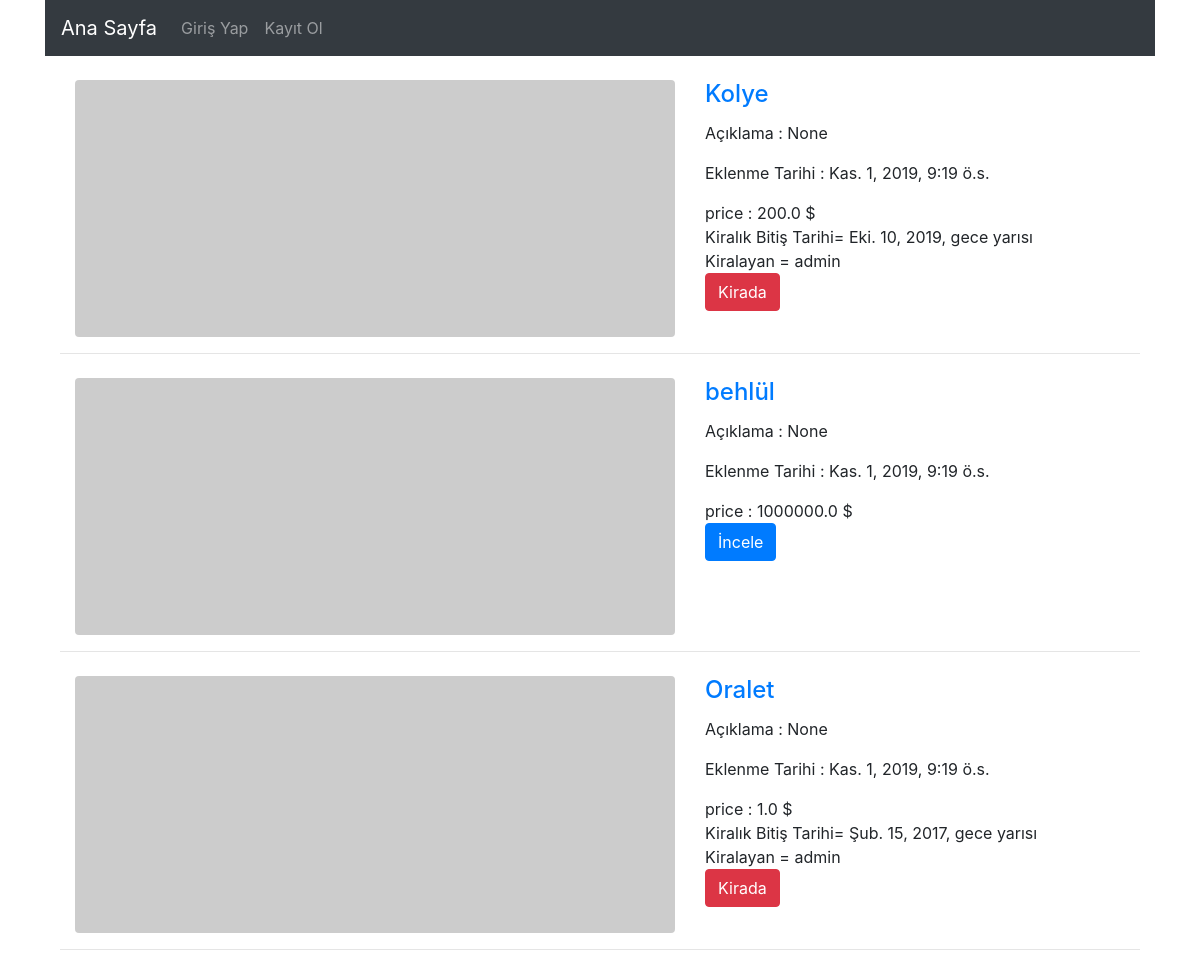
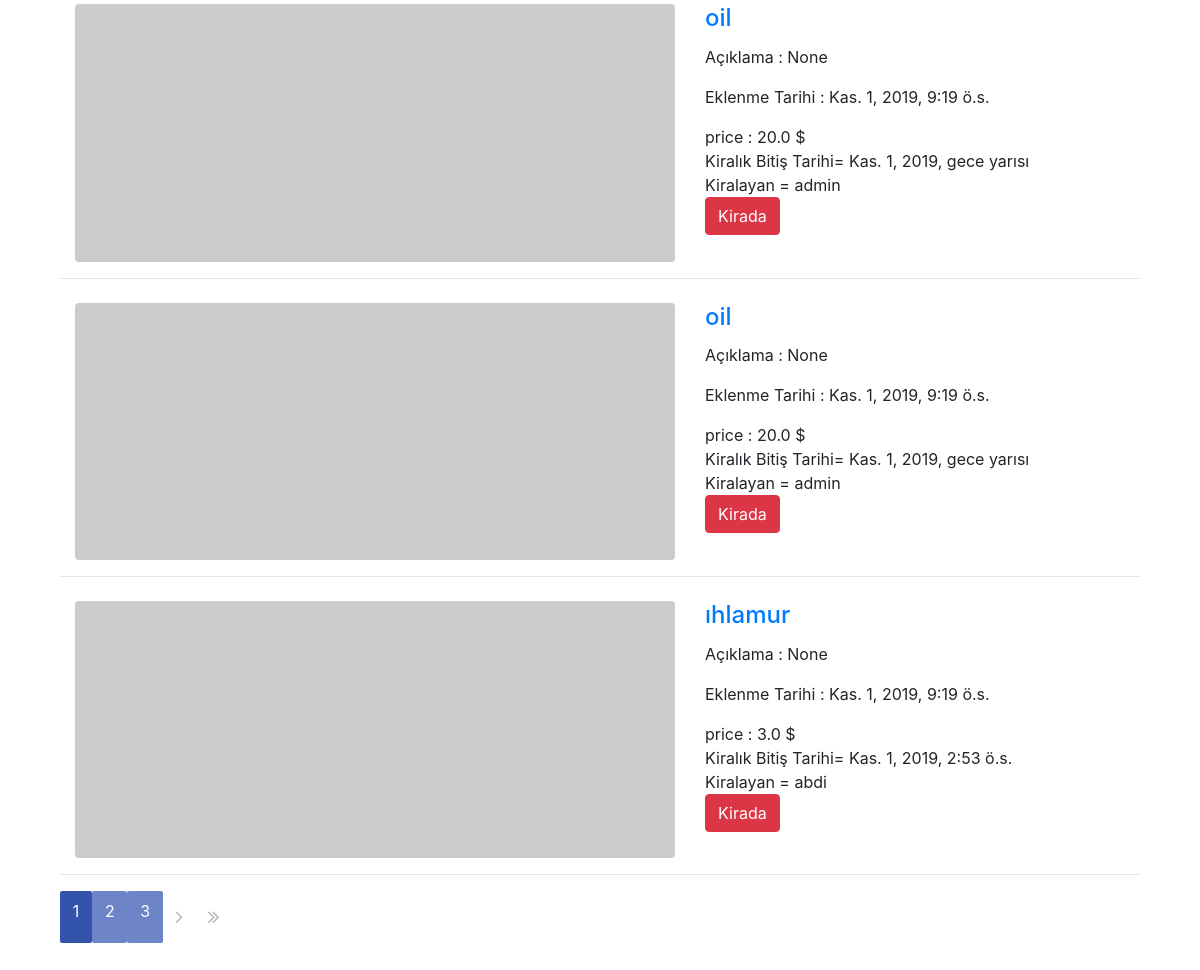
Before: / with the older database file (2 pictures, top to bottom).
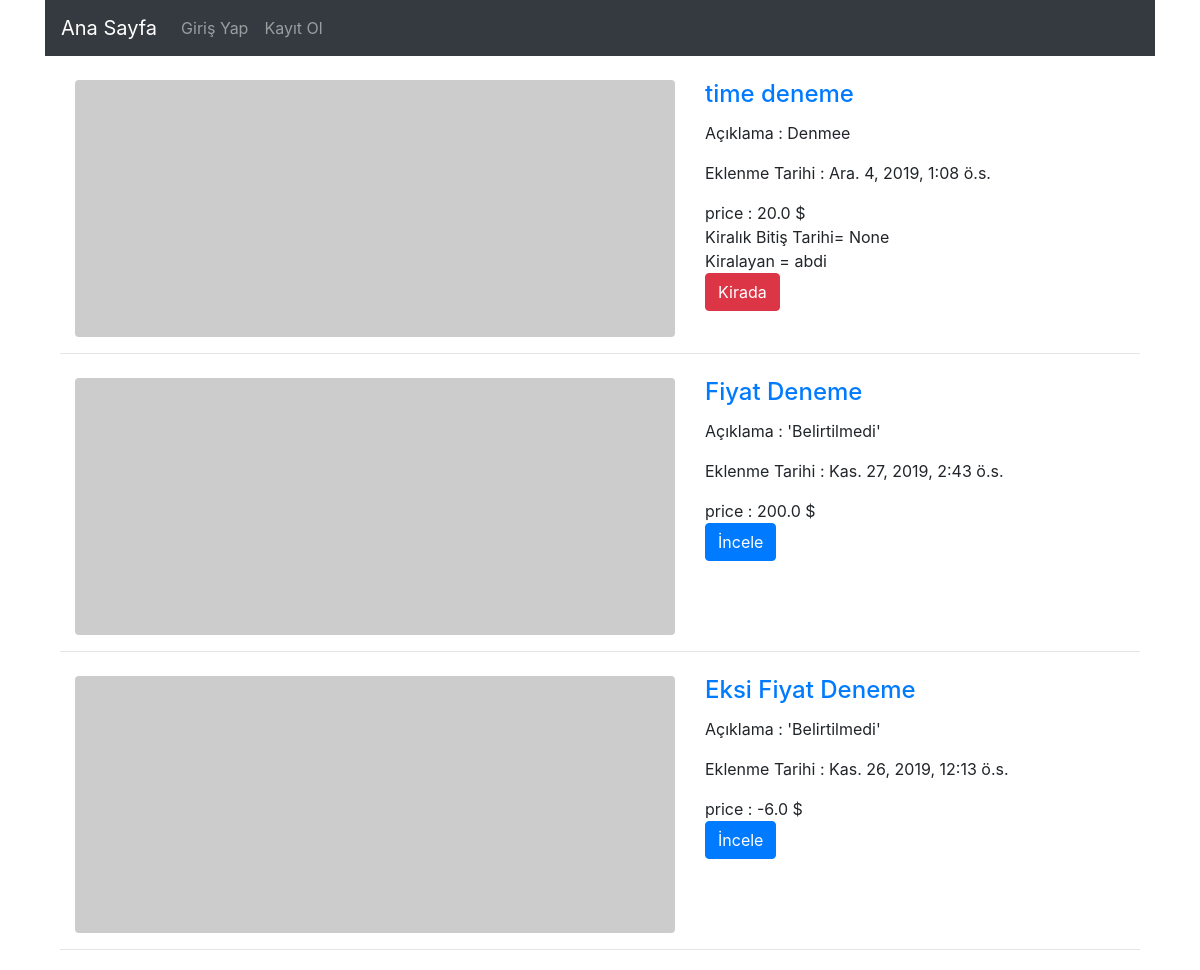
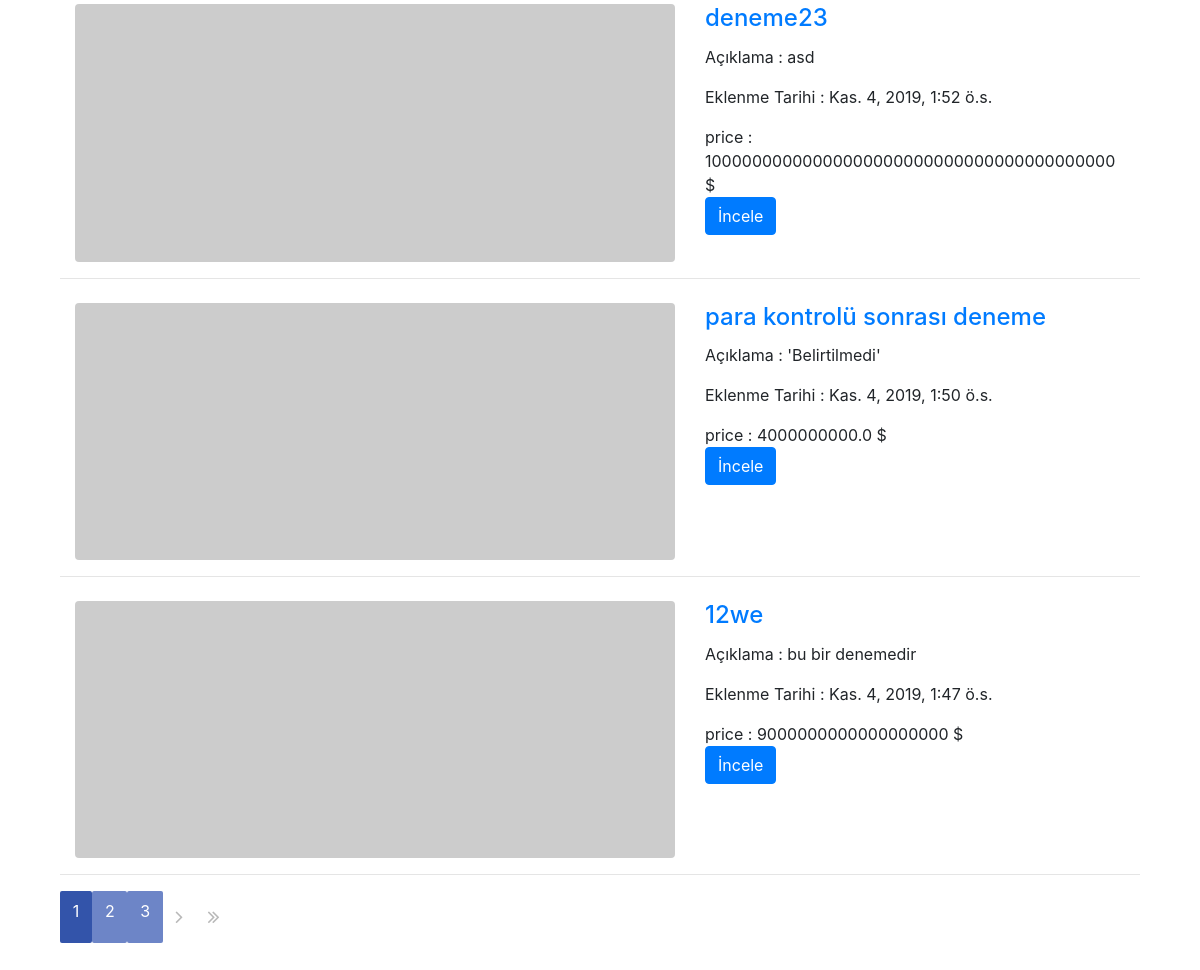
After: the same page with the newer database file (2 pictures, top to bottom).
### product/models.py (models this page shows, shortened)
class ProductModel(models.Model):
    name = models.CharField(max_length=30,verbose_name="Ürün Adı",null=False)
    price = models.FloatField(verbose_name='Fiyat',default=0,
                        validators = [
                            MinValueValidator(0) ,
                            MaxValueValidator(1000000) ,
                                     ])
    description = models.CharField(max_length=500,null=True,blank=True,verbose_name="Açıklama",default="'Belirtilmedi'")
    product_image = models.ImageField(blank=True,null=True,verbose_name="Ürün Resmi Ekleyin")
    owner = models.ForeignKey(User,on_delete=models.CASCADE,verbose_name="product",related_name="owner")
    is_available = models.BooleanField(default=True)
    create_date = models.DateTimeField(auto_now_add=True,null=True)
    hire_date = models.DateField(auto_now=True,null=True)
    hire_end_date = models.DateTimeField(verbose_name="Kiralık Bitiş Tarihi",null=True,auto_now_add=True)
    hirer = models.ForeignKey(User,on_delete=models.SET_NULL,null=True)
    class Meta:
        ordering = ["-create_date"]

### user/models.py (models this page shows)
class User(AbstractUser):
    location = models.CharField(max_length=20,null=True,blank=True,verbose_name='Bulunduğunuz Şehir',default="'Belirtilmedi'")
    profile_picture = models.ImageField(null=True,blank=True,verbose_name='Profil Resmi')
    money = models.FloatField(verbose_name='Para',default=0,
                              validators=[
                                  MinValueValidator(0),
                                  MaxValueValidator(1000000),
                              ])
    def __str__(self):
        return self.username

### product/views.py (the view)
# urls.py: path('',views.List,name = 'MainPage'),
def List(request):
    product_list = ProductModel.objects.all()
    page = request.GET.get('page' , 1)
    paginator = Paginator(product_list ,6)
    try :
        products = paginator.page(page)
    except PageNotAnInteger :
        products = paginator.page(1)
    except EmptyPage :
        products = paginator.page(paginator.num_pages)
    for product in products :
        if product.hire_date == product.hire_end_date :
            product.is_available = False
            product.hire_end_date = None
    return render(request,"product_list.html",{"products" : products})

### templates/product_list.html (shortened to what this page needs)
{% extends 'base.html' %}
{% load crispy_forms_tags %}
{% block body %}
  {% for product in products %}
    <div class="container">
      <div class="row">
        <div class="col-md-7">
          <a href="{% url 'product:detail' product.id %}">
          {% if product.product_image %}
          <img  class="img-fluid rounded" src="{{product.product_image.url}}" alt="">
        {% else %}
          <img class="img-fluid rounded mb-3 mb-md-0" src="http://placehold.it/700x300" alt="">
            {% endif %}
          </a>
        </div>
        <div class="col-md-5">
          <h4 class="card-title">
            <a href="{% url 'product:detail' product.id %}">{{product.name}}</a>
          </h4>
          <p class="card-text">
            Açıklama : {{product.description}}</p>
            Eklenme Tarihi : {{product.create_date}}</p>
            price : {{product.price}} $<br>
        {% if product.is_available%}
          <a class="btn btn-primary" href="{% url 'product:detail' product.id %}">İncele</a>
        {% else %}
            Kiralık Bitiş Tarihi= {{product.hire_end_date}} <br>
            Kiralayan = {{product.hirer}}<br>
            <a class="btn btn-danger" href="{% url 'product:detail' product.id %}">Kirada</a>
        {% endif %}
        </div>
      </div>
    </div>
      <hr>
  {% endfor %}
<link href="https://maxcdn.bootstrapcdn.com/font-awesome/4.7.0/css/font-awesome.min.css" rel="stylesheet">
<link href="/static/CSS/heads.css" rel="stylesheet">
<div class="pagination">
  {% for num in products.paginator.page_range %}
    {% if products.number == num %}
    <span class="pagination-number pagination-current">{{ num }}</span>
    {% elif num > products.number|add:'-3' and num < products.number|add:'3' %}
    <a class="pagination-number" href="?page={{ num }}">{{ num }}</a>
    {% endif %}
  {% endfor %}
  {% if products.has_next %}
    <a class="pagination-action" href="?page={{ products.next_page_number }}">
      <i class="fa fa-angle-right" aria-hidden="true"></i>
    </a>
    <a class="pagination-action" href="?page={{ products.paginator.num_pages }}">
      <i class="fa fa-angle-double-right" aria-hidden="true"></i>
    </a>
  {% endif %}
</div>
{% endblock body %}

Changed rows visible on the page:
no longer on this page (row unchanged): ProductModel: name "Kolye", description "None", create_date "Kas. 1, 2019, 9:19 ö.s.", price "200.0", hire_end_date "Eki. 10, 2019, gece yarısı", hirer "admin"
no longer on this page (row edited): ProductModel: name "behlül", description "None", create_date "Kas. 1, 2019, 9:19 ö.s.", price "1000000.0", is_available "İncele"
no longer on this page (row unchanged): ProductModel: name "Oralet", description "None", create_date "Kas. 1, 2019, 9:19 ö.s.", price "1.0", hire_end_date "Şub. 15, 2017, gece yarısı", hirer "admin"
no longer on this page (row unchanged): ProductModel: name "oil", description "None", create_date "Kas. 1, 2019, 9:19 ö.s.", price "20.0", hire_end_date "Kas. 1, 2019, gece yarısı", hirer "admin"
no longer on this page (row unchanged): ProductModel: name "oil", description "None", create_date "Kas. 1, 2019, 9:19 ö.s.", price "20.0", hire_end_date "Kas. 1, 2019, gece yarısı", hirer "admin"
no longer on this page (row unchanged): ProductModel: name "ıhlamur", description "None", create_date "Kas. 1, 2019, 9:19 ö.s.", price "3.0", hire_end_date "Kas. 1, 2019, 2:53 ö.s.", hirer "abdi"
added ProductModel: name "time deneme", description "Denmee", create_date "Ara. 4, 2019, 1:08 ö.s.", price "20.0", hire_end_date "None", hirer "abdi"
added ProductModel: name "Fiyat Deneme", description "'Belirtilmedi'", create_date "Kas. 27, 2019, 2:43 ö.s.", price "200.0", is_available "İncele"
added ProductModel: name "Eksi Fiyat Deneme", description "'Belirtilmedi'", create_date "Kas. 26, 2019, 12:13 ö.s.", price "-6.0", is_available "İncele"
added ProductModel: name "deneme23", description "asd", create_date "Kas. 4, 2019, 1:52 ö.s.", price "10000000000000000000000000000000000000000", is_available "İncele"
added ProductModel: name "para kontrolü sonrası deneme", description "'Belirtilmedi'", create_date "Kas. 4, 2019, 1:50 ö.s.", price "4000000000.0", is_available "İncele"
added ProductModel: name "12we", description "bu bir denemedir", create_date "Kas. 4, 2019, 1:47 ö.s.", price "9000000000000000000", is_available "İncele"
